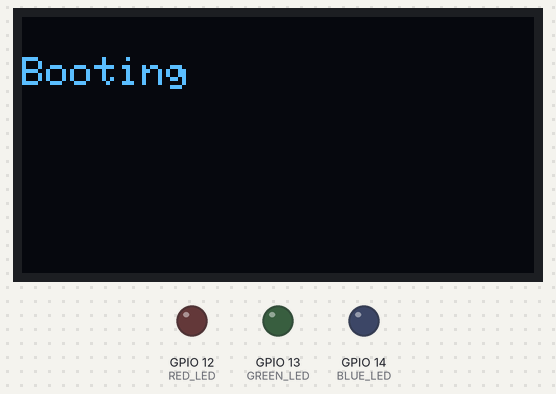
The sketch below on a simulated ESP8266 (NodeMCU). Parts: 128×64 one-colour display, output pins drawn as LEDs (lit = HIGH). WiFi joins after 1.5 s; servers stay silent unless stated; the display library's start-up logo is not drawn; pins used as bus, display or sensor lines are not drawn; what the sketch prints to the serial monitor is not drawn.

Above: at 2.6 s.
At 4.2 s:
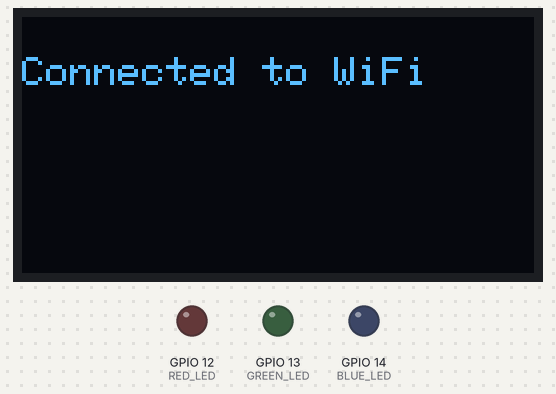
At 10.7 s:
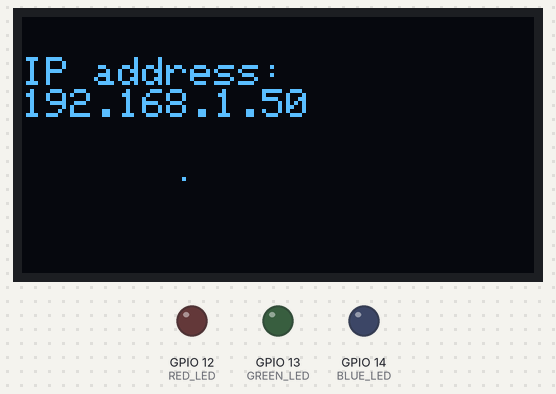
At 14.8 s:
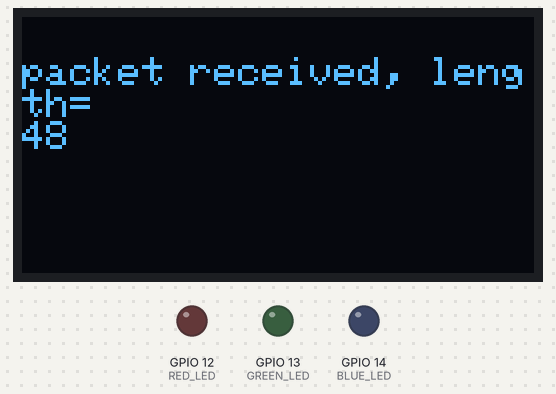
At 15.8 s:
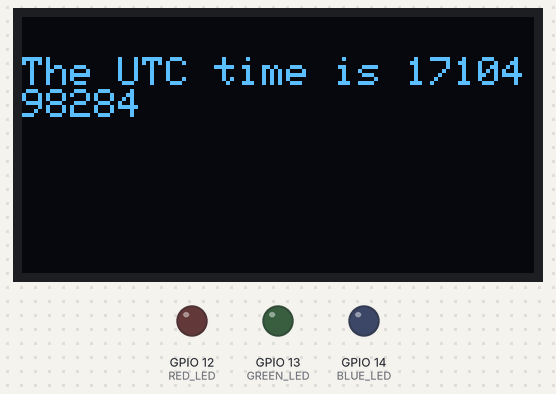
At 31.8 s:
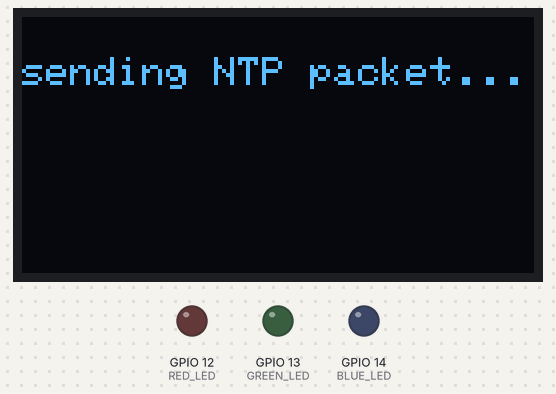

Measured:
- what the display in image 0 shows lasts 2.0 s, from 2.1 s to 4.1 s
- what the display in image 1 shows lasts 0.5 s, from 4.1 s to 4.6 s
- what the display in image 2 shows lasts 6.0 s, from 6.7 s to 12.7 s
- what the display in image 3 shows lasts 1.0 s, from 14.7 s to 15.7 s

The sketch:

wifi_ota_oled_NTP_project_X_3a.ino.ino.ino
```cpp
#include <ESP8266WiFi.h>          //https://github.com/esp8266/Arduino
#include <ESP8266mDNS.h>
#include <NTPClient.h>
#include <WiFiUdp.h>
#include <ArduinoOTA.h>
//needed for library
#include <DNSServer.h>
#include <ESP8266WebServer.h>
#include <WiFiManager.h>          //https://github.com/tzapu/WiFiManager
#include <SPI.h>
#include <Wire.h>
#include <Adafruit_GFX.h>
#include <Adafruit_SSD1306.h>
//for LED status
#include <Ticker.h>
Ticker ticker;
const char* ssid = "lucky";
const char* password = "laxmish53";
#define OLED_RESET LED_BUILTIN
Adafruit_SSD1306 display(OLED_RESET);
#if (SSD1306_LCDHEIGHT != 64)
#error("Height incorrect, please fix Adafruit_SSD1306.h!");
#endif
static int RED_LED = 12;
static int GREEN_LED = 13;
static int BLUE_LED = 14;
//WiFiUDP ntpUDP;
//NTPClient timeClient(ntpUDP);
unsigned int localPort = 2390;      // local port to listen for UDP packets

/* Don't hardwire the IP address or we won't get the benefits of the pool.
 *  Lookup the IP address for the host name instead */
//IPAddress timeServer(129, 6, 15, 28); // time.nist.gov NTP server
IPAddress timeServerIP; // time.nist.gov NTP server address
const char* ntpServerName = "time.nist.gov";

const int NTP_PACKET_SIZE = 48; // NTP time stamp is in the first 48 bytes of the message

byte packetBuffer[ NTP_PACKET_SIZE]; //buffer to hold incoming and outgoing packets

// A UDP instance to let us send and receive packets over UDP
WiFiUDP udp;
void tick()
{
  //toggle state
  int state = digitalRead(LED_BUILTIN);  // get the current state of GPIO1 pin
  digitalWrite(LED_BUILTIN, !state);     // set pin to the opposite state
}

//gets called when WiFiManager enters configuration mode
void configModeCallback (WiFiManager *myWiFiManager) {
  Serial.println("Entered config mode");
  Serial.println(WiFi.softAPIP());
  //if you used auto generated SSID, print it
  Serial.println(myWiFiManager->getConfigPortalSSID());
  //entered config mode, make led toggle faster
  ticker.attach(0.2, tick);
}

void setup() {
  // put your setup code here, to run once:
  Serial.begin(115200);
  display.begin(SSD1306_SWITCHCAPVCC, 0x3C);  // initialize with the I2C addr 0x3D (for the 128x64)
  // init done


  // Show image buffer on the display hardware.
  // Since the buffer is intialized with an Adafruit splashscreen
  // internally, this will display the splashscreen.
  display.display();
  delay(2000);

  // Clear the buffer.
  display.clearDisplay();
  //For NTP
   // timeClient.begin();
Serial.println("Starting UDP");
  udp.begin(localPort);
  Serial.print("Local port: ");
  Serial.println(udp.localPort());
  Serial.println("Booting");
   // text display tests
  display.setTextSize(1);
  display.setTextColor(WHITE);
  display.setCursor(0,10);
  display.println("Booting");
  display.display();
  delay(500);
  display.clearDisplay();
  WiFi.mode(WIFI_STA);
 /* WiFi.begin(ssid, password);
  while (WiFi.waitForConnectResult() != WL_CONNECTED) {
    Serial.println("Connection Failed! Rebooting...");
    delay(5000);*/
  //set led pin as output
  pinMode(LED_BUILTIN, OUTPUT);
  pinMode(RED_LED, OUTPUT);pinMode(GREEN_LED, OUTPUT);pinMode(BLUE_LED, OUTPUT);
  // start ticker with 0.5 because we start in AP mode and try to connect
  ticker.attach(0.6, tick);

  //WiFiManager
  //Local intialization. Once its business is done, there is no need to keep it around
  WiFiManager wifiManager;
  //reset settings - for testing
  //wifiManager.resetSettings();

  //set callback that gets called when connecting to previous WiFi fails, and enters Access Point mode
  wifiManager.setAPCallback(configModeCallback);

  //fetches ssid and pass and tries to connect
  //if it does not connect it starts an access point with the specified name
  //here  "AutoConnectAP"
  //and goes into a blocking loop awaiting configuration
  if (!wifiManager.autoConnect()) {
    Serial.println("failed to connect and hit timeout");
    //reset and try again, or maybe put it to deep sleep
    ESP.reset();
    delay(1000);
  }

  //if you get here you have connected to the WiFi
  Serial.println("Connected to WiFi");
   display.setTextSize(1);
  display.setTextColor(WHITE);
  display.setCursor(0,10);
  display.println("Connected to WiFi");
  display.display();
  delay(500);
  display.clearDisplay();
  ticker.detach();
  //keep LED on
  digitalWrite(LED_BUILTIN, LOW);
  // Port defaults to 8266
  // ArduinoOTA.setPort(8266);

  // Hostname defaults to esp8266-[ChipID]
  ArduinoOTA.setHostname("Esp8266_project_X");

  // No authentication by default
  // ArduinoOTA.setPassword((const char *)"123");

  ArduinoOTA.onStart([]() {
    Serial.println("Start");
  });
  ArduinoOTA.onEnd([]() {
    Serial.println("\nEnd");
  });
  ArduinoOTA.onProgress([](unsigned int progress, unsigned int total) {
    Serial.printf("Progress: %u%%\r", (progress / (total / 100)));
  });
  ArduinoOTA.onError([](ota_error_t error) {
    Serial.printf("Error[%u]: ", error);
    if (error == OTA_AUTH_ERROR) Serial.println("Auth Failed");
    else if (error == OTA_BEGIN_ERROR) Serial.println("Begin Failed");
    else if (error == OTA_CONNECT_ERROR) Serial.println("Connect Failed");
    else if (error == OTA_RECEIVE_ERROR) Serial.println("Receive Failed");
    else if (error == OTA_END_ERROR) Serial.println("End Failed");
  });
  ArduinoOTA.begin();
  Serial.println("Ready");
  Serial.print("IP address: ");
  Serial.println(WiFi.localIP());
  display.setTextSize(1);
  display.setTextColor(WHITE);
  display.setCursor(0,10);
  display.println("IP address: ");
  display.println(WiFi.localIP());
  display.display();
  delay(2000);
  display.drawPixel(40, 40, WHITE);
  // Show the display buffer on the hardware.
  // NOTE: You _must_ call display after making any drawing commands
  // to make them visible on the display hardware!
  display.display();
  delay(2000);
  display.clearDisplay();
}

void loop() {
  //timeClient.update();

//  Serial.println(timeClient.getFormattedTime());
  // put your main code here, to run repeatedly:
  ArduinoOTA.handle();
  pinMode(RED_LED, HIGH);pinMode(GREEN_LED, LOW);pinMode(BLUE_LED, HIGH);
  delay(2000);
  pinMode(RED_LED, LOW);pinMode(GREEN_LED, HIGH);pinMode(BLUE_LED, HIGH);
  delay(2000);
  pinMode(RED_LED, HIGH);pinMode(GREEN_LED, HIGH);pinMode(BLUE_LED, LOW);

  //get a random server from the pool
  WiFi.hostByName(ntpServerName, timeServerIP);

  sendNTPpacket(timeServerIP); // send an NTP packet to a time server
  // wait to see if a reply is available
  delay(1000);

  int cb = udp.parsePacket();
  if (!cb) {
    Serial.println("no packet yet");
  }
  else {
    Serial.print("packet received, length=");
    Serial.println(cb);
  display.setTextSize(1);
  display.setTextColor(WHITE);
  display.setCursor(0,10);
  display.println("packet received, length=");
  display.println(cb);
  display.display();
  delay(1000);
  display.clearDisplay();
    // We've received a packet, read the data from it
    udp.read(packetBuffer, NTP_PACKET_SIZE); // read the packet into the buffer

    //the timestamp starts at byte 40 of the received packet and is four bytes,
    // or two words, long. First, esxtract the two words:

    unsigned long highWord = word(packetBuffer[40], packetBuffer[41]);
    unsigned long lowWord = word(packetBuffer[42], packetBuffer[43]);
    // combine the four bytes (two words) into a long integer
    // this is NTP time (seconds since Jan 1 1900):
    unsigned long secsSince1900 = highWord << 16 | lowWord;
    Serial.print("Seconds since Jan 1 1900 = " );
    Serial.println(secsSince1900);

    // now convert NTP time into everyday time:
    Serial.print("Unix time = ");
    // Unix time starts on Jan 1 1970. In seconds, that's 2208988800:
    const unsigned long seventyYears = 2208988800UL;
    // subtract seventy years:
    unsigned long epoch = secsSince1900 - seventyYears;
    // print Unix time:
    Serial.println(epoch);
    display.setTextSize(1);
  display.setTextColor(WHITE);
  display.setCursor(0,10);
  display.print("The UTC time is ");
  display.println(epoch);
display.display();
  delay(1000);
  display.clearDisplay();

    // print the hour, minute and second:
    Serial.print("The UTC time is ");       // UTC is the time at Greenwich Meridian (GMT)
    Serial.print((epoch  % 86400L) / 3600); // print the hour (86400 equals secs per day)
    Serial.print(':');
    if ( ((epoch % 3600) / 60) < 10 ) {
      // In the first 10 minutes of each hour, we'll want a leading '0'
      Serial.print('0');
    }
    Serial.print((epoch  % 3600) / 60); // print the minute (3600 equals secs per minute)
    Serial.print(':');
    if ( (epoch % 60) < 10 ) {
      // In the first 10 seconds of each minute, we'll want a leading '0'
      Serial.print('0');
    }
    Serial.println(epoch % 60); // print the second


  }

  display.display();
  delay(1000);
  display.clearDisplay();
  // wait ten seconds before asking for the time again
  delay(10000);
}
// send an NTP request to the time server at the given address
unsigned long sendNTPpacket(IPAddress& address)
{
  Serial.println("sending NTP packet...");
  display.setTextSize(1);
  display.setTextColor(WHITE);
  display.setCursor(0,10);
  display.println("sending NTP packet...");
  display.display();
  delay(1000);
  display.clearDisplay();
  // set all bytes in the buffer to 0
  memset(packetBuffer, 0, NTP_PACKET_SIZE);
  // Initialize values needed to form NTP request
  // (see URL above for details on the packets)
  packetBuffer[0] = 0b11100011;   // LI, Version, Mode
  packetBuffer[1] = 0;     // Stratum, or type of clock
  packetBuffer[2] = 6;     // Polling Interval
  packetBuffer[3] = 0xEC;  // Peer Clock Precision
  // 8 bytes of zero for Root Delay & Root Dispersion
  packetBuffer[12]  = 49;
  packetBuffer[13]  = 0x4E;
  packetBuffer[14]  = 49;
  packetBuffer[15]  = 52;

  // all NTP fields have been given values, now
  // you can send a packet requesting a timestamp:
  udp.beginPacket(address, 123); //NTP requests are to port 123
  udp.write(packetBuffer, NTP_PACKET_SIZE);
  udp.endPacket();
}
```
